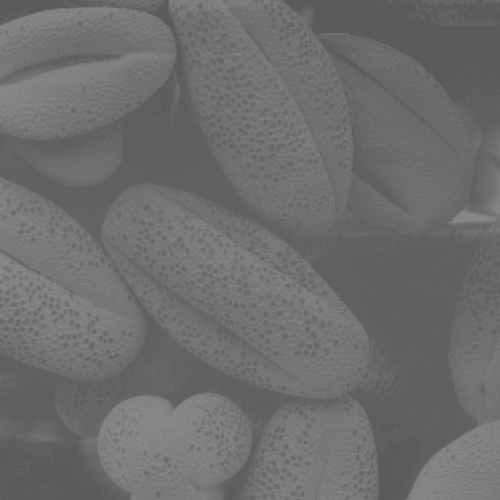
#> input picture Chapter 2/beans.tif, 500 x 500 px
$ python histogram_equalization.py
#> lines starting #> are read from the running program, lines starting #| are printed output that depends on the picture
import numpy as np
from PIL import Image
import matplotlib.pyplot as plt
from PIL.ImageOps import equalize

im = Image.open('beans.tif')
#> im is the input picture: PIL image 500x500 L; min 91, max 138, mean 109.1
out = im.convert("L")
histogram_original = out.histogram()
#> histogram_original = 256 values, max 19078 at index 96, min 0 at index 0, mean 976.6
final = equalize(out)
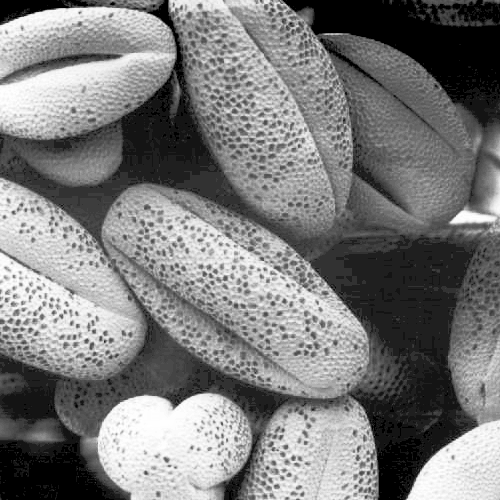
#> final: PIL image 500x500 L; min 0, max 255, mean 123.1
histogram_equalized = final.histogram()
#> histogram_equalized = 256 values, max 19078 at index 31, min 0 at index 1, mean 976.6
out.show()
final.show()
# Original histogram

plt.figure(0)
for i in range(0, 256):

    plt.bar(i, histogram_original[i], alpha=0.3)


# Inversed histogram

plt.figure(1)

for i in range(0, 256):

    plt.bar(i, histogram_equalized[i], alpha=0.3)

plt.show()
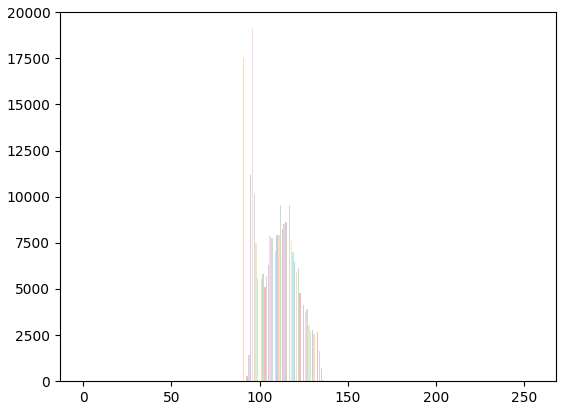
#> figure drawn by matplotlib, 1 panel
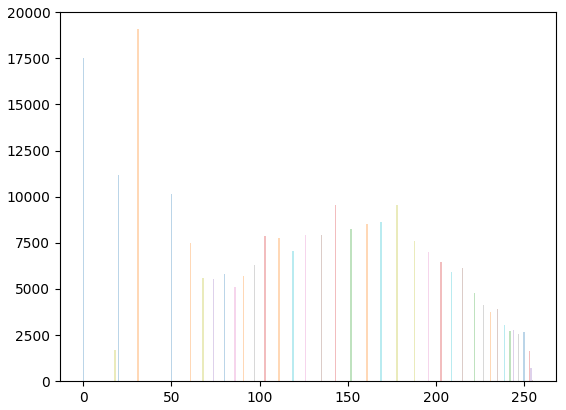
#> figure drawn by matplotlib, 1 panel
